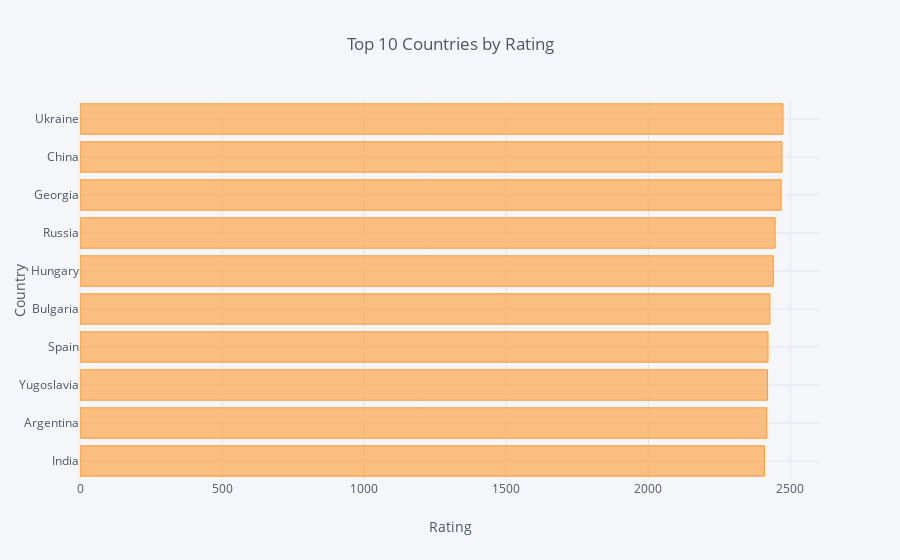

The code cell stored with this chart in its notebook:
### Markdown cell above
##### Average Rating of Players per Country

### Code cell
rating_country = pd.read_sql('''SELECT AVG(rating) as Avg_rating, count(*) 
                                        as count_player, Country 
                                        FROM table4
                                        WHERE country <> "None"
                                        GROUP BY country
                                        HAVING count_player > 100
                                        ORDER BY avg_rating DESC
                                        LIMIT 10''', conn)

rating_country[::-1].iplot(x='Country', y='Avg_rating', kind='barh',
                                        yTitle='Country',
                                        xTitle='Rating',
                                        sortbars='False',
                                        title='Top 10 Countries by Rating')

### Figure 1 — Plotly figure (JSON) as saved in the notebook; plotly's stock layout.template omitted (floating-point values rounded to 4 significant figures)
{"data": [{"marker": {"color": "rgba(255, 153, 51, 0.6)", "line": {"color": "rgba(255, 153, 51, 1.0)", "width": 1}}, "name": "Avg_rating", "orientation": "h", "text": "", "type": "bar", "uid": "64609edd-0de5-4782-81d6-52bfcce557f8", "x": [2408.0, 2417.0, 2420.0, 2421.0, 2428.0, 2440.0, 2446.0, 2467.0, 2470.0, 2474.0], "y": ["India", "Argentina", "Yugoslavia", "Spain", "Bulgaria", "Hungary", "Russia", "Georgia", "China", "Ukraine"]}], "layout": {"legend": {"bgcolor": "#F5F6F9", "font": {"color": "#4D5663"}}, "paper_bgcolor": "#F5F6F9", "plot_bgcolor": "#F5F6F9", "title": {"font": {"color": "#4D5663"}, "text": "Top 10 Countries by Rating"}, "xaxis": {"gridcolor": "#E1E5ED", "showgrid": true, "tickfont": {"color": "#4D5663"}, "title": {"font": {"color": "#4D5663"}, "text": "Rating"}, "zerolinecolor": "#E1E5ED"}, "yaxis": {"gridcolor": "#E1E5ED", "showgrid": true, "tickfont": {"color": "#4D5663"}, "title": {"font": {"color": "#4D5663"}, "text": "Country"}, "zerolinecolor": "#E1E5ED"}}}
